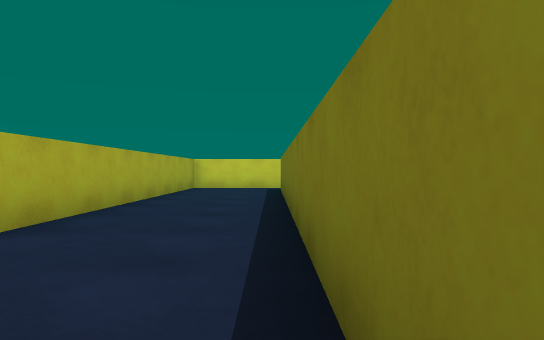
view 1 (above)

24 first-person views from a walk through a scene from a Unity 3-D project. The camera is 0.62 m above the floor, looks level and sees 70° across. The floor is counted in squares, 1 m on a side. Each view is taken from the middle of a square. On the plan, view 1 faces up. The plan holds only what a view shows up to about 10 squares ahead; the rest is blank. The player is left out. Some surface patterns are stand-ins.

view 2
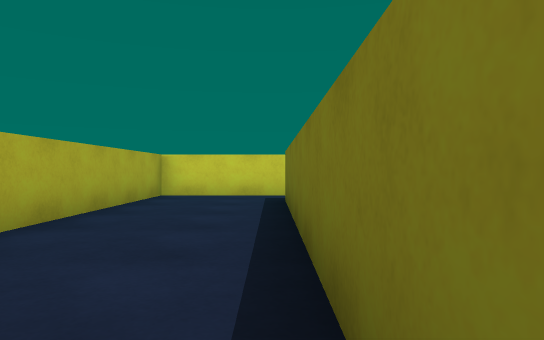

view 3
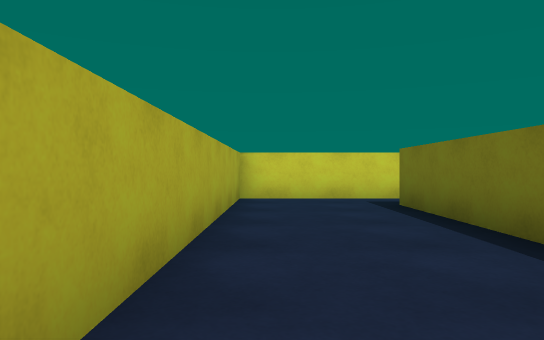

view 4
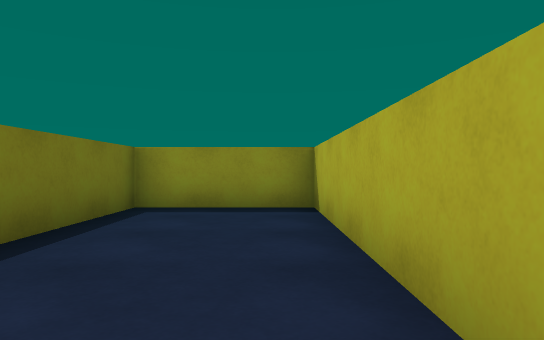

view 5
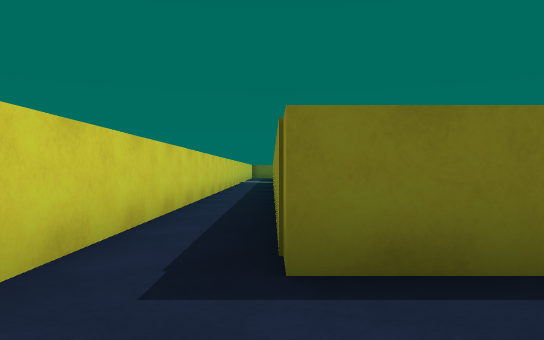

view 6
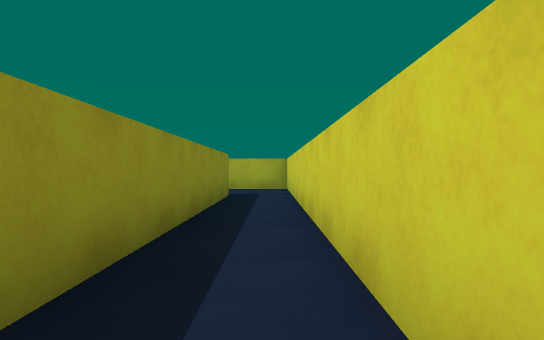

view 7
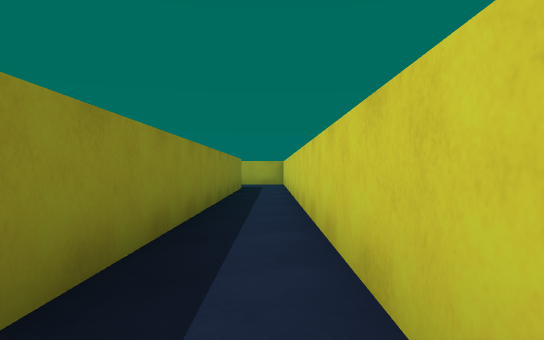

view 8
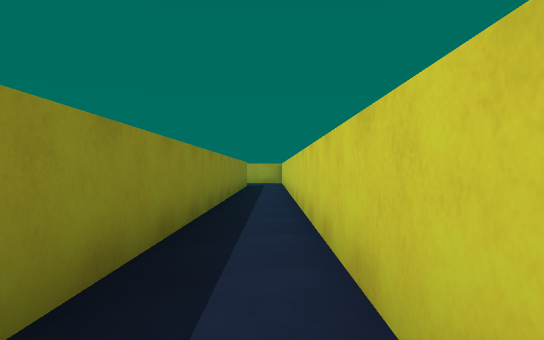

view 9
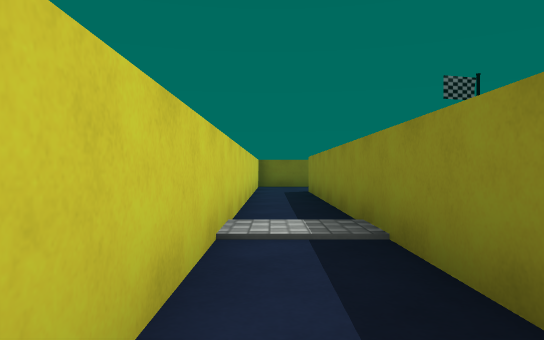

view 10
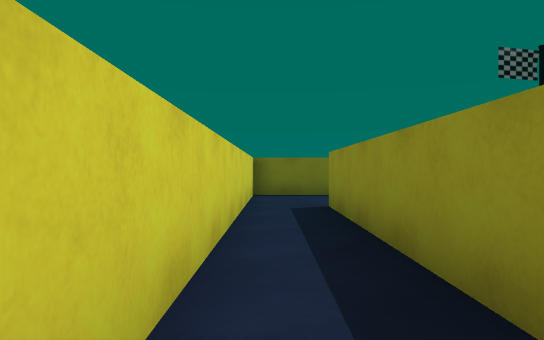

view 11
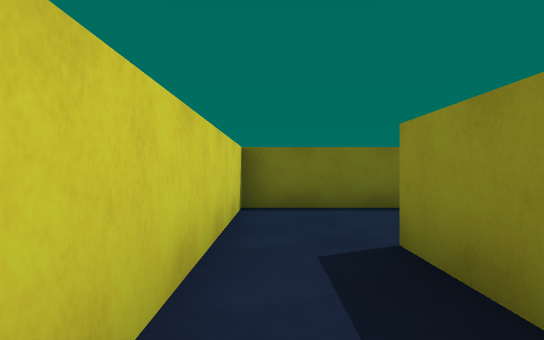

view 12
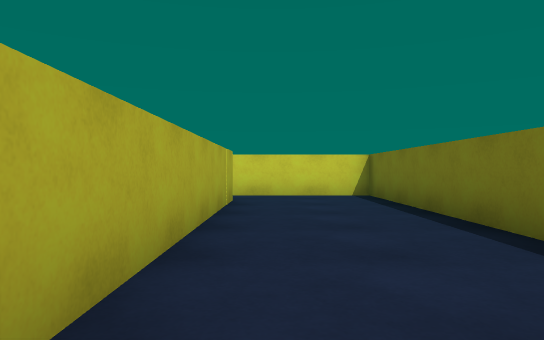

view 13
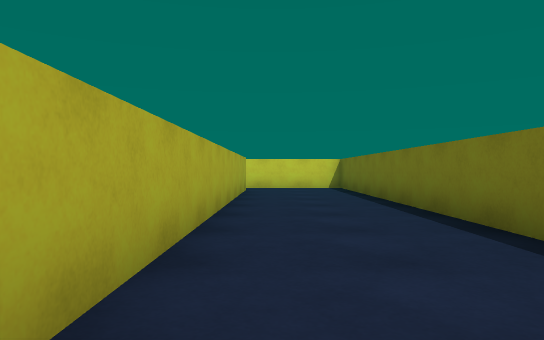

view 14
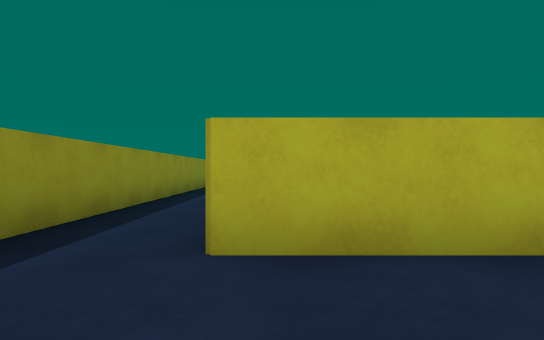

view 15
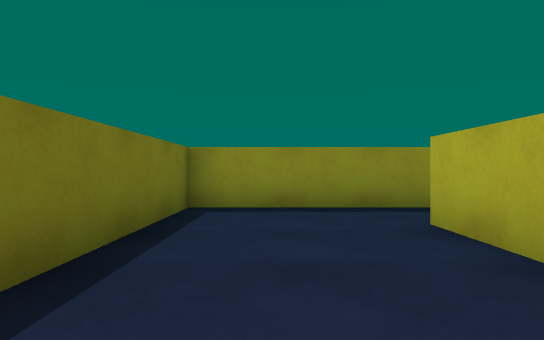

view 16
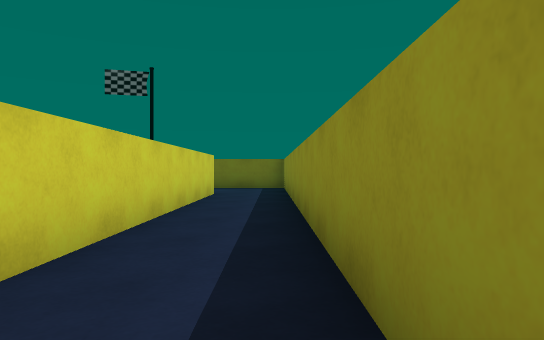

view 17
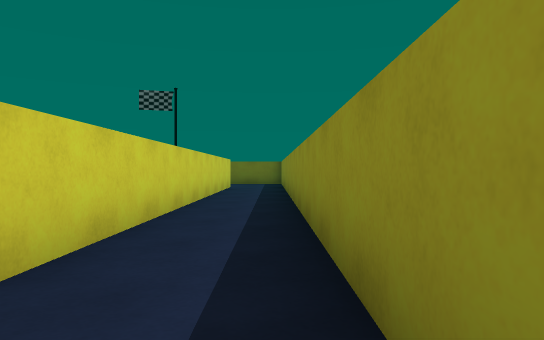

view 18
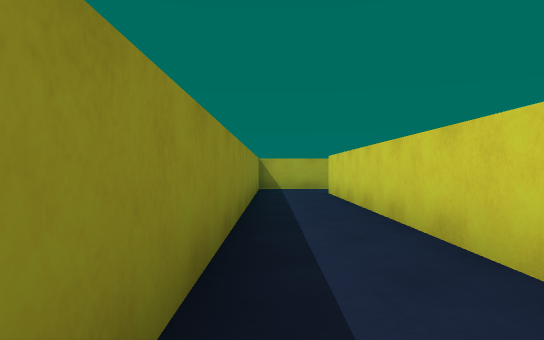

view 19
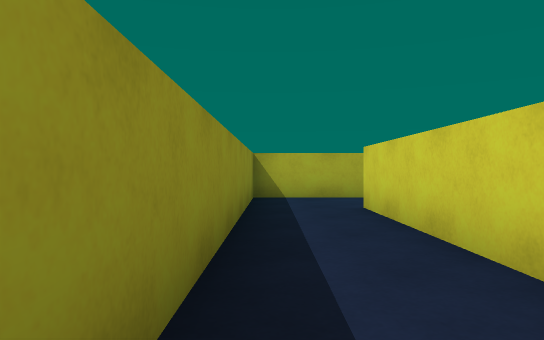

view 20
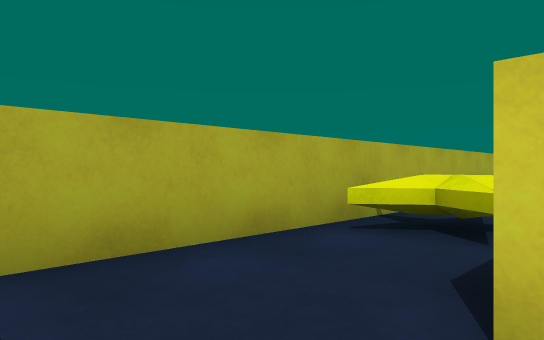

view 21
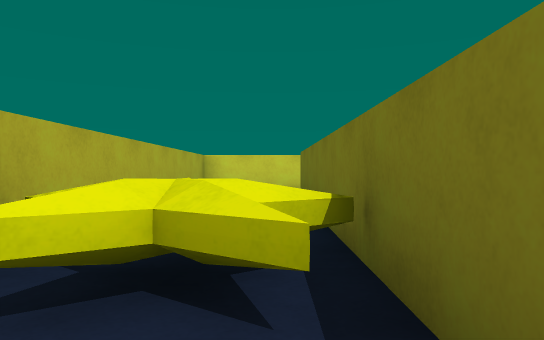

view 22
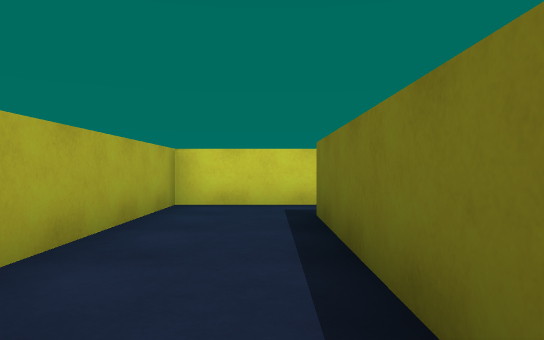

view 23
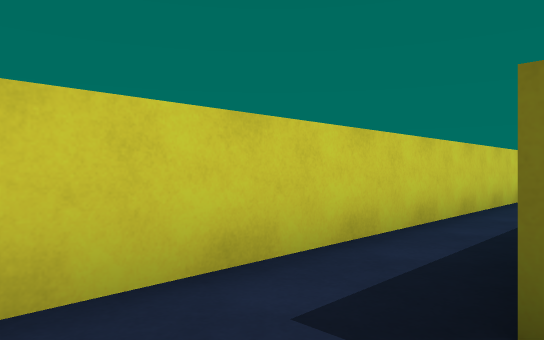

view 24
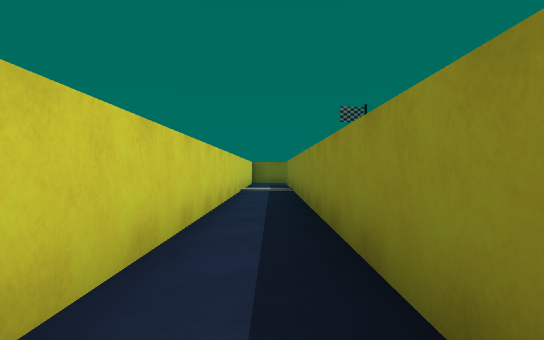

### Floor plan
Ten units are one square. View 1 is at (0, 0); x grows to the right and y downward. Boxes are objects, and circles mark ways between rooms. Rooms are numbered by the first view taken in them; rooms with no view inside come last. Other rooms are left out.
<svg viewBox="-32 -140 311 159">
<path fill="none" stroke="#000" d="M244 -135 -27 -135 -27 14 3 14 3 -119 242 -119M149 -109 13 -109 13 14 274 14 274 -135 244 -135M36 -19 36 -94M59 -94 149 -94M242 -119 242 -5 35 -5"/>
<rect x="15" y="-35" width="10" height="10" fill="#bbb"><title>star</title></rect>
<circle cx="240" cy="-130" r="3" fill="#2a7"/>
<text x="0" y="-80">1</text>
<text x="160" y="0">2</text>
</svg>
Room 1 opens to room 2.

Where each view was taken, in squares from view 1:
view 1: 0 up, 0 right, facing up
view 2: 4 up, 0 right, facing up
view 3: 5 up, 2 left, facing up
view 4: 5 up, 2 left, facing down
view 5: 12 up, 2 left, facing right
view 6: 13 up, 10 right, facing left
view 7: 13 up, 14 right, facing left
view 8: 13 up, 17 right, facing left
view 9: 13 up, 13 right, facing right
view 10: 13 up, 17 right, facing right
view 11: 13 up, 21 right, facing right
view 12: 4 up, 25 right, facing up
view 13: 0 up, 25 right, facing up
view 14: 1 up, 27 right, facing left
view 15: 5 up, 26 right, facing down
view 16: 1 down, 14 right, facing right
view 17: 1 down, 10 right, facing right
view 18: 1 down, 14 right, facing left
view 19: 1 down, 10 right, facing left
view 20: 1 down, 4 right, facing up-left
view 21: 1 up, 3 right, facing up
view 22: 4 up, 3 right, facing up
view 23: 9 up, 2 right, facing up-right
view 24: 10 up, 5 right, facing right
